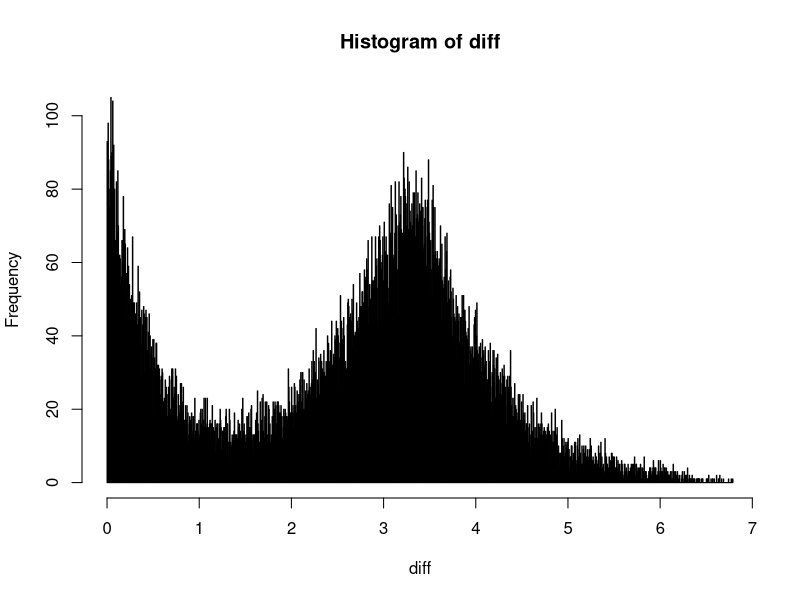
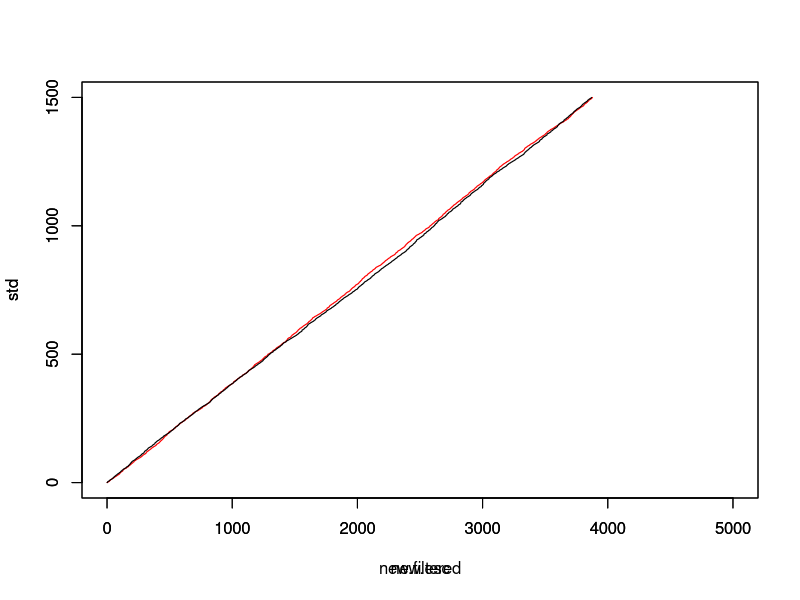

The R script that drew these images, in order: (Note: a time limit stopped this script after it produced the figures.)
pi <- 3.1415
iterations <- 120000
possibilities <- 12
real.probs <- c(0.099, 0.149, 0.099, 0.349, 0.249, 0.049, 0.006)

eval.divergence <- function(lambda, period, power) { #lambda 1, power 7, period 3.5
  total.kl <- 0

  get.f <- function(x) {
    adjusted <- x / period
    b <- exp((adjusted - floor(adjusted) - 1) * power) #polynomial 15
    return(b)
  }
  next.end <- function(x) {
    return(period * floor(x / period) + 2 * period)
  }
  
  sofar <- c(0)
  for (i in 1:iterations) {
    repeat {
      poisson <- -log(runif(1)) / lambda
      last <- sofar[length(sofar)]
      nxt <- last + poisson
      if (nxt < next.end(last)) break
    }
    sofar <- c(sofar,nxt)
  }
  filtered.sofar <- c()
  for (i in 2:length(sofar)) {
    if (get.f(sofar[i]) > runif(1) || (i != length(sofar) &&
                                        sofar[i + 1] >= next.end(sofar[i]) - period))
      filtered.sofar <- c(filtered.sofar, sofar[i])
  }
  #print(length(filtered.sofar))
  diff <- c()
  for (i in 1:length(filtered.sofar)-1)
    diff <- c(diff, filtered.sofar[i + 1] - filtered.sofar[i])
  counts <- hist(diff,breaks=c(0.0,0.5,1.5,2.5,3.5,4.5,5.5,10.0))$counts
  hist(diff,breaks=1000)
  counts <- counts/length(diff)
  
  print(counts)
  
  for (i in 1:length(counts)) {
    total.kl <- total.kl + (log(real.probs[i] / counts[i]) * real.probs[i])
  }
  
  print(total.kl)
  return(total.kl)

}

filtered.dataset <- function(lambda, period, power) {
  get.f <- function(x) {
    adjusted <- x / period
    b <- exp((adjusted - floor(adjusted) - 1) * power) #polynomial 15
    return(b)
  }
  next.end <- function(x) {
    return(period * floor(x / period) + 2 * period)
  }
  
  sofar <- c(0)
  for (i in 1:iterations) {
    repeat {
      poisson <- -log(runif(1)) / lambda
      last <- sofar[length(sofar)]
      nxt <- last + poisson
      if (nxt < next.end(last)) break
    }
    print(i)
    sofar <- c(sofar,nxt)
  }
  filtered.sofar <- c()
  for (i in 2:length(sofar)) {
    if (get.f(sofar[i]) > runif(1) || (i != length(sofar) &&
                                         sofar[i + 1] >= next.end(sofar[i]) - period))
      filtered.sofar <- c(filtered.sofar, sofar[i])
  }
  return(filtered.sofar)
}

eval.cdf <- function(lambda, period, power) { #lambda 1, power 7, period 3.5
  filtered.sofar <- filtered.dataset(lambda, period, power)
  
  plot(1:150~filtered.sofar[1:150])
  
  #print(length(filtered.sofar))
  diff <- c()
  for (i in 1:length(filtered.sofar)-1)
    diff <- c(diff, filtered.sofar[i + 1] - filtered.sofar[i])
  return(hist(diff,breaks=1000))
}

binsearch <- function(x, s) {
  # x is the target.
  # s is sorted ascending (but can have repeated values).
  # Returns a pair of indexes into s, c(low, high), such that
  #     if min(s) <= x <= max(s), then
  #         s[low] <= x <= s[high] and 
  #             either high == length(s) or x < s[high+1].
  #
  # Output is undefined if x is outside the range of s (but termination
  # is assured).
  
  low <- 1; high <- length(s)
  while (high - low > 1) {
    mid = floor((high+low)/2)
    if (s[mid] <= x) low <- mid
    else high <- mid
  }
  c(low, high)
}



filtered.sofar <- filtered.dataset(1.304, 3.422, 5.980)
diff <- c()
for (i in 1:length(filtered.sofar)-1)
  diff <- c(diff, filtered.sofar[i + 1] - filtered.sofar[i])
cdf.hist <- hist(diff,breaks=1000)


diff <- cdf.hist$mids[2] - cdf.hist$mids[1]
counts1 <- c(0)
for (i in 1:length(cdf.hist$counts))
  counts1 <- c(counts1, counts1[length(counts1)] +
                diff * cdf.hist$density[i] )
sample.t1 <- function() {
  rand <- runif(1)
  dat <- binsearch(rand, counts1)
  return(diff * (dat[2] - 0.5))
}

tm <- 1500
std <- c()
for (i in 0:(tm-1)) std <- c(std, i, i)
std <- c(std, tm)
new.filtered <- c(0)
for (i in 1:tm) new.filtered <- c(new.filtered, filtered.sofar[i], filtered.sofar[i])
for (j in 1:1) {
  print(j)
  esc <- c(0)
  for (i in 1:tm) esc <- c(esc, esc[length(esc)] + sample.t1())
  new.esc <- c(0)
  for (i in 2:(tm+1)) new.esc <- c(new.esc, esc[i], esc[i])
  plot(std~new.esc, type='l', col='red', xlim=c(0,5000))
  par(new=TRUE)
}
plot(std~new.filtered, type='l', xlim=c(0,5000))

c1 <- 0.251235
c2 <- 0.748765
sigma1 <- 0.2093175
sigma2 <- 0.2093175
mu1 <- 0.003414787
mu2 <- 1.048607

mix <- function(x) {
  return (c1 * dlnorm(x, meanlog=mu1, sdlog=sigma1, log=FALSE) +
            c2 * dlnorm(x, meanlog=mu2, sdlog=sigma2, log=FALSE))
}

counts2 <- c(0)
for (i in 1:length(cdf.hist$counts)) {
  mid <- cdf.hist$mids[i]
  counts2 <- c(counts2, counts2[length(counts2)] +
                 diff * mix(mid))
}

sample.s1 <- function() {
  rand <- runif(1)
  dat <- binsearch(rand, counts2)
  return(diff * (dat[2] - 0.5))
}

counts.t.discrete <- c(0.0, 0.1, 0.25, 0.35, 0.7, 0.95, 1.0)
sample.discrete.t1 <- function() {
  rand <- runif(1)
  dat <- binsearch(rand, counts.t.discrete)
  return(dat[1] - 1)
}
counts.s.discrete <- c(0.0, 0.25, 0.45, 0.85, 1.0)
sample.discrete.s1 <- function() {
  rand <- runif(1)
  dat <- binsearch(rand, counts.s.discrete)
  return(dat[1])
}

idle <- c()
repeat {
  s <- 1e-08
  while (s > 0) {
    s <- s + sample.s1() - sample.t1()
  }
  idle <- c(idle, -s)
  print(-s)
}

ww <- c()
repeat {
  w <- c(sample.s1())
  i <- 1
  time <- 0
  repeat {
    si <- sample.s1()
    time <- time + si
    ti <- sample.t1()
    if (time > 385.95) break
    print(i)
    w <- c(w, max(w[length(w)] + si - ti, 0))
    i <- i + 1
  }
  #hist(w)
  print(mean(w))
  ww <- c(ww, mean(w))
}

#lambdas <- seq(from=0.5,to=3.5,length.out=possibilities)
#periods <- seq(from=3.30,to=4.0,length.out=possibilities)
#powers <- seq(from=4,to=10,length.out=possibilities)
#best.lambda <- -1
#best.period <- -1
#best.power <- -1
#best.kl <- 10000000000.0


#for (i in 1:possibilities) {
#  for (j in 1:possibilities) {
#    for (k in 1:possibilities) {
#      this.kl <- eval.divergence(lambdas[i], periods[j], powers[k])
#      print(paste(lambdas[i], periods[j], powers[k], sep=' '))
#      if (this.kl < best.kl) {
#        best.kl <- this.kl
#        best.lambda <- lambdas[i]
#        best.period <- periods[j]
#        best.power <- powers[k]
#        print(paste(best.kl, best.lambda, best.period, best.power, sep=' '))
#      }
#    }
#  }
#}
